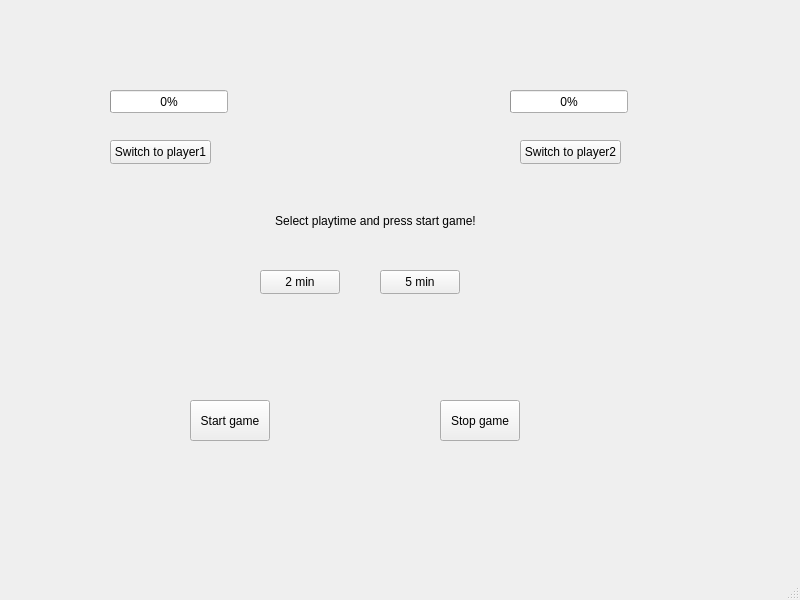
<?xml version="1.0" encoding="UTF-8"?>
<ui version="4.0">
 <class>MainWindow</class>
 <widget class="QMainWindow" name="MainWindow">
  <property name="geometry">
   <rect>
    <x>0</x>
    <y>0</y>
    <width>800</width>
    <height>600</height>
   </rect>
  </property>
  <property name="windowTitle">
   <string>MainWindow</string>
  </property>
  <widget class="QWidget" name="centralwidget">
   <widget class="QPushButton" name="StartButton">
    <property name="geometry">
     <rect>
      <x>190</x>
      <y>400</y>
      <width>80</width>
      <height>41</height>
     </rect>
    </property>
    <property name="text">
     <string>Start game</string>
    </property>
   </widget>
   <widget class="QPushButton" name="StopButton">
    <property name="geometry">
     <rect>
      <x>440</x>
      <y>400</y>
      <width>80</width>
      <height>41</height>
     </rect>
    </property>
    <property name="text">
     <string>Stop game</string>
    </property>
   </widget>
   <widget class="QLabel" name="textLabel">
    <property name="geometry">
     <rect>
      <x>180</x>
      <y>200</y>
      <width>391</width>
      <height>41</height>
     </rect>
    </property>
    <property name="layoutDirection">
     <enum>Qt::LayoutDirection::LeftToRight</enum>
    </property>
    <property name="text">
     <string>Select playtime and press start game!</string>
    </property>
    <property name="alignment">
     <set>Qt::AlignmentFlag::AlignCenter</set>
    </property>
   </widget>
   <widget class="QProgressBar" name="player1Bar">
    <property name="geometry">
     <rect>
      <x>110</x>
      <y>90</y>
      <width>118</width>
      <height>23</height>
     </rect>
    </property>
    <property name="value">
     <number>0</number>
    </property>
   </widget>
   <widget class="QProgressBar" name="player2Bar">
    <property name="geometry">
     <rect>
      <x>510</x>
      <y>90</y>
      <width>118</width>
      <height>23</height>
     </rect>
    </property>
    <property name="value">
     <number>0</number>
    </property>
   </widget>
   <widget class="QPushButton" name="player1Button">
    <property name="geometry">
     <rect>
      <x>110</x>
      <y>140</y>
      <width>101</width>
      <height>24</height>
     </rect>
    </property>
    <property name="text">
     <string>Switch to player1</string>
    </property>
   </widget>
   <widget class="QPushButton" name="player2Button">
    <property name="geometry">
     <rect>
      <x>520</x>
      <y>140</y>
      <width>101</width>
      <height>24</height>
     </rect>
    </property>
    <property name="text">
     <string>Switch to player2</string>
    </property>
   </widget>
   <widget class="QPushButton" name="min2">
    <property name="geometry">
     <rect>
      <x>260</x>
      <y>270</y>
      <width>80</width>
      <height>24</height>
     </rect>
    </property>
    <property name="text">
     <string>2 min</string>
    </property>
   </widget>
   <widget class="QPushButton" name="min5">
    <property name="geometry">
     <rect>
      <x>380</x>
      <y>270</y>
      <width>80</width>
      <height>24</height>
     </rect>
    </property>
    <property name="text">
     <string>5 min</string>
    </property>
   </widget>
  </widget>
  <widget class="QMenuBar" name="menubar">
   <property name="geometry">
    <rect>
     <x>0</x>
     <y>0</y>
     <width>800</width>
     <height>21</height>
    </rect>
   </property>
  </widget>
  <widget class="QStatusBar" name="statusbar"/>
 </widget>
 <resources/>
 <connections/>
</ui>
